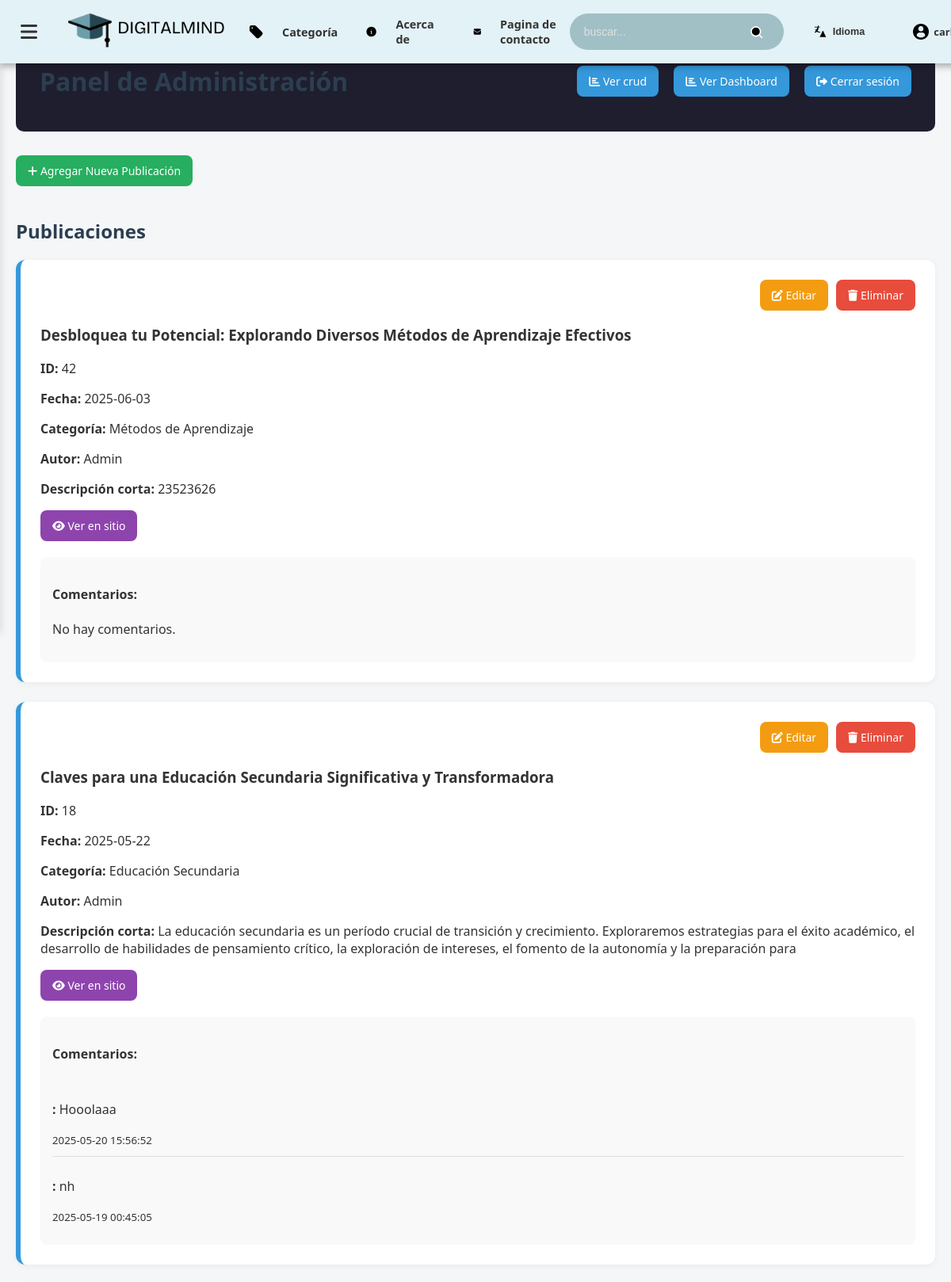
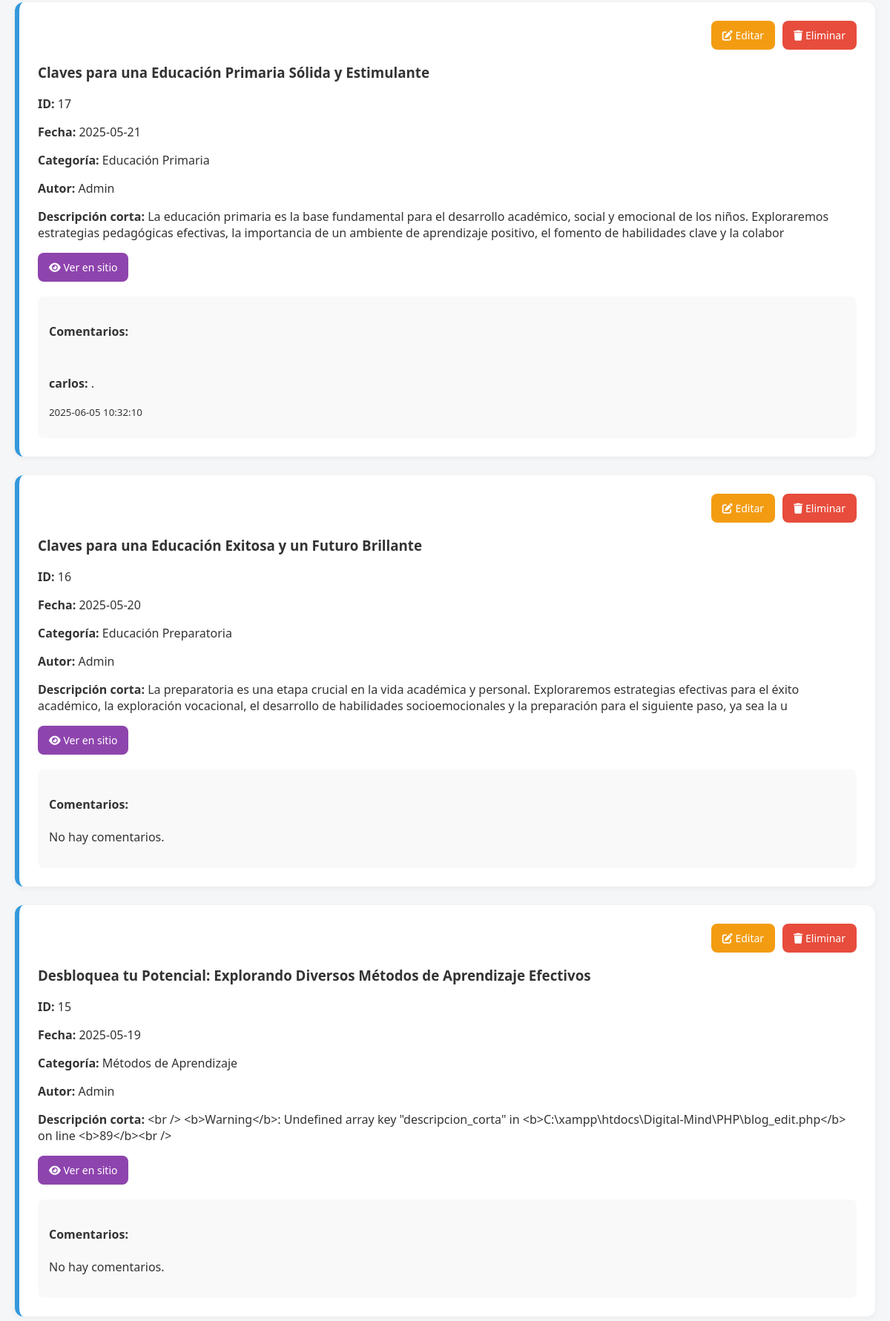
The app's page /PHP/admin_panel.php (signed in, upper part) with its own data (2 pictures, top to bottom).
### tables this page shows
CREATE TABLE `publicaciones_2` (
  `id` int(11) NOT NULL,
  `titular` varchar(255) NOT NULL,
  `fecha` date NOT NULL,
  `descripcion_corta` varchar(255) NOT NULL,
  `contenido` text NOT NULL,
  `referencia` varchar(255) NOT NULL,
  `imagen` varchar(255) DEFAULT NULL COMMENT 'Ruta/nombre del archivo de imagen',
  `categoria` varchar(50) NOT NULL,
  `fecha_creacion` timestamp NOT NULL DEFAULT current_timestamp(),
  `total_ratings` int(11) DEFAULT 0,
  `rating_count` int(11) DEFAULT 0,
  `mensaje` varchar(255) NOT NULL,
  `estado` enum('publicado','archivado') DEFAULT 'publicado',
  `categoria_id` int(11) DEFAULT NULL
);

CREATE TABLE `categoria` (
  `id` int(11) NOT NULL,
  `nombre` varchar(100) NOT NULL,
  `descripcion_corta` varchar(255) DEFAULT NULL,
  `imagen` varchar(255) DEFAULT NULL
);

CREATE TABLE `comentarios` (
  `id` int(11) NOT NULL,
  `id_post` int(11) NOT NULL,
  `nombre` varchar(100) NOT NULL,
  `comentario` text NOT NULL,
  `fecha` timestamp NOT NULL DEFAULT current_timestamp()
);

### PHP/admin_panel.php (the view, shortened to what this page needs)
<?php
include 'blog_db.php';
include 'header.php';
include 'dashboard.php';
$sql = "SELECT p.*, c.nombre AS categoria_nombre
        FROM publicaciones_2 p
        LEFT JOIN categoria c ON p.categoria_id = c.id
        ORDER BY p.fecha_creacion DESC";
$result = $conn->query($sql);
?>
<!DOCTYPE html>
<html lang="es">
<head>
    <link rel="stylesheet" href="../css/admin_panel.css">
    <link rel="stylesheet" href="https://cdnjs.cloudflare.com/ajax/libs/font-awesome/6.0.0/css/all.min.css">
</head>
<body>
    <div class="container">
        <div class="header">
            <h1>Panel de Administración</h1>
            <div class="header-actions">
                <a href="crud.php" class="btn dashboard-btn"><i class="fas fa-chart-bar"></i> Ver crud</a>
                <a href="admin_dashboard.php" class="btn dashboard-btn"><i class="fas fa-chart-bar"></i> Ver Dashboard</a>
                <a href="admin_logout.php" class="btn logout-btn"><i class="fas fa-sign-out-alt"></i> Cerrar sesión</a>
            </div>
        </div>
        <a href="blog_add.php" class="btn btn-add"><i class="fas fa-plus"></i> Agregar Nueva Publicación</a>
        <h2>Publicaciones</h2>
        <?php if ($result->num_rows > 0): ?>
            <?php while ($row = $result->fetch_assoc()): ?>
                <div class="post">
                    <div class="post-actions">
                        <a href="blog_edit.php?id=<?= $row['id'] ?>" class="btn btn-edit"><i class="fas fa-edit"></i> Editar</a>
                        <a href="admin_panel.php?eliminar=<?= $row['id'] ?>" class="btn btn-delete"><i class="fas fa-trash"></i> Eliminar</a>
                    </div>
                    <h3><?= htmlspecialchars($row["titular"]) ?></h3>
                    <p><strong>ID:</strong> <?= $row["id"] ?></p>
                    <p><strong>Fecha:</strong> <?= $row["fecha"] ?></p>
                    <p><strong>Categoría:</strong> <?= htmlspecialchars($row["categoria_nombre"] ?? 'Sin categoría') ?></p>
                    <p><strong>Autor:</strong> <?= htmlspecialchars($row["autor"] ?? 'Admin') ?></p>
                    <p><strong>Descripción corta:</strong> <?= htmlspecialchars($row["descripcion_corta"]) ?></p>
                    <a href="../PHP/post_completo.php?id=<?= $row['id'] ?>" class="btn btn-view" target="_blank"><i class="fas fa-eye"></i> Ver en sitio</a>
                    <div class="comments">
                        <h4>Comentarios:</h4>
                        <?php
                            $post_id = $row['id'];
                            $comentarios = mysqli_query($conn, "SELECT * FROM comentarios WHERE id_post = $post_id ORDER BY fecha DESC");
                            if (mysqli_num_rows($comentarios) > 0):
                                while ($comentario = mysqli_fetch_assoc($comentarios)):
                        ?>
                            <div class="comment">
                                <p><strong><?= htmlspecialchars($comentario['nombre']) ?>:</strong> <?= htmlspecialchars($comentario['comentario']) ?></p>
                                <small><?= $comentario['fecha'] ?></small>
                            </div>
                        <?php endwhile; else: ?>
                            <p>No hay comentarios.</p>
                        <?php endif; ?>
                    </div>
                </div>
            <?php endwhile; ?>
        <?php else: ?>
            <p>No hay publicaciones aún.</p>
        <?php endif; ?>
    </div>
</body>
</html>

### css/admin_panel.css (style rules this page uses)
body { margin: 0; font-family: 'Segoe UI', Tahoma, Geneva, Verdana, sans-serif; background-color: #f4f6f8; color: #333; }
.container { max-width: 1200px; margin: auto; padding: 40px 20px; }
h1, h2 { color: #2c3e50; }
a { text-decoration: none; }
.header { display: flex; justify-content: space-between; align-items: center; background: #1e1e2f; color: #fff; padding: 20px 30px; border-radius: 10px; margin-bottom: 30px; }
.header-actions a { margin-left: 15px; }
.btn { display: inline-block; padding: 10px 15px; border-radius: 8px; background-color: #3498db; color: #fff; transition: all 0.3s ease; font-size: 14px; }
.btn-add { margin-bottom: 20px; background-color: #27ae60; }
.btn-edit { background-color: #f39c12; }
.btn-delete { background-color: #e74c3c; }
.btn-view { background-color: #8e44ad; }
.post { background-color: #fff; padding: 25px; margin-bottom: 25px; border-left: 6px solid #3498db; border-radius: 12px; box-shadow: 0 2px 8px rgba(0,0,0,0.05); transition: 0.3s ease; }
.post-actions { display: flex; justify-content: flex-end; gap: 10px; margin-bottom: 10px; }
.comments { background-color: #f9f9f9; padding: 15px; margin-top: 20px; border-radius: 8px; }
.comment { padding: 10px 0; border-bottom: 1px solid #ddd; }
.comment:last-child { border-bottom: none; }

### records on screen
publicaciones_2: titular "Desbloquea tu Potencial: Explorando Diversos Métodos de Aprendizaje Efectivos", id "42", fecha "2025-06-03", categoria.nombre "Métodos de Aprendizaje", autor "Admin", descripcion_corta "23523626", shows "No hay comentarios."
publicaciones_2: titular "Claves para una Educación Secundaria Significativa y Transformadora", id "18", fecha "2025-05-22", categoria.nombre "Educación Secundaria", autor "Admin", descripcion_corta "La educación secundaria es un período crucial de transición y crecimiento. Exploraremos estrategias para el éxito académico, el desarrollo de habilidades de pensamiento crítico, la exploración de intereses, el fomento de la autonomía y la preparación para"
comentarios: comentario "Hooolaaa", fecha "2025-05-20 15:56:52"
comentarios: comentario "nh", fecha "2025-05-19 00:45:05"
publicaciones_2: titular "Claves para una Educación Primaria Sólida y Estimulante", id "17", fecha "2025-05-21", categoria.nombre "Educación Primaria", autor "Admin", descripcion_corta "La educación primaria es la base fundamental para el desarrollo académico, social y emocional de los niños. Exploraremos estrategias pedagógicas efectivas, la importancia de un ambiente de aprendizaje positivo, el fomento de habilidades clave y la colabor"
comentarios: nombre "carlos", comentario ".", fecha "2025-06-05 10:32:10"
publicaciones_2: titular "Claves para una Educación Exitosa y un Futuro Brillante", id "16", fecha "2025-05-20", categoria.nombre "Educación Preparatoria", autor "Admin", descripcion_corta "La preparatoria es una etapa crucial en la vida académica y personal. Exploraremos estrategias efectivas para el éxito académico, la exploración vocacional, el desarrollo de habilidades socioemocionales y la preparación para el siguiente paso, ya sea la u", shows "No hay comentarios."
publicaciones_2: titular "Desbloquea tu Potencial: Explorando Diversos Métodos de Aprendizaje Efectivos", id "15", fecha "2025-05-19", categoria.nombre "Métodos de Aprendizaje", autor "Admin", descripcion_corta "<br /> <b>Warning</b>: Undefined array key \"descripcion_corta\" in <b>C:\\xampp\\htdocs\\Digital-Mind\\PHP\\blog_edit.php</b> on line <b>89</b><br />", shows "No hay comentarios."
